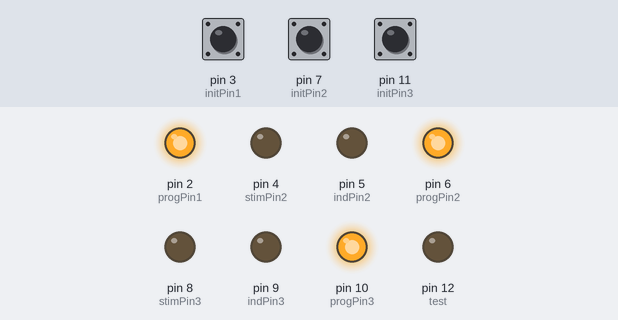
This sketch was run on a simulated Arduino Uno, built with avr-gcc and run on an emulated ATmega328P. On the bench: output pins drawn as LEDs (lit = HIGH). The inputs (shaded band) are chosen by the test bench; at power-on: pin 3 (initPin1) HIGH, pin 7 (initPin2) HIGH, pin 11 (initPin3) HIGH. Pins used as bus, display or sensor lines are not drawn.

Above: at 0.1 s.
At 73.9 s:
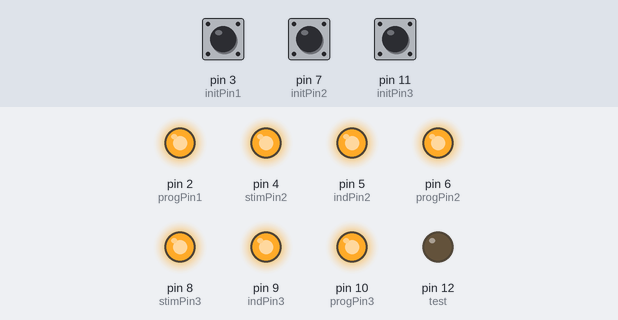
At 126.2 s:
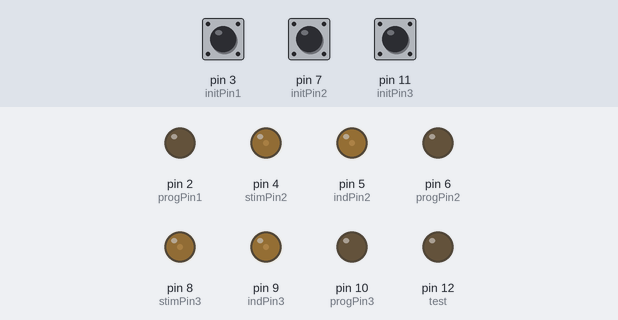
Timing chart, 0 to 127.7 s (numbered marks = the images above):
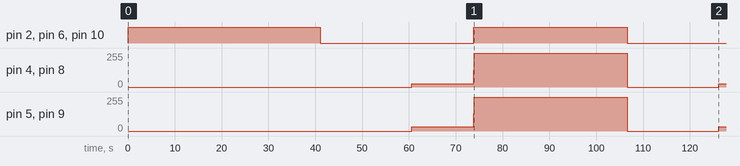

Measured:
- by itself, pin 2 (progPin1), pin 6 (progPin2), pin 10 (progPin3): LOW → HIGH at 0.00 s, → LOW 41.1 s later, → HIGH 32.8 s later, → LOW 32.8 s later
- by itself, pin 4 (stimPin2), pin 8 (stimPin3): 0/255 → 26/255 at 60.6 s, → 255/255 13.3 s later, → 0/255 32.8 s later, → 26/255 19.5 s later
- by itself, pin 5 (indPin2), pin 9 (indPin3): 0/255 → 32/255 at 60.6 s, → 255/255 13.3 s later, → 0/255 32.8 s later, → 32/255 19.5 s later

The sketch:

courtship_controller.ino
```cpp
// ENTER EXPERIMENT INFORMATION HERE:
int PRE_STIM_PERIOD = 5000;           // enter the time before first stimulus (milliseconds)
int STIM_BOUT_DURATION = 2000;           // enter the duration of stimulus bouts (milliseconds)
int STIM_FREQUENCY = 4;                  //enter the frequency of stimulus (Hertz)
int PULSE_WIDTH = 125;            //enter stimulus pulse width (milliseconds)
int RECOVER_BOUT_DURATION = 2000;    //enter the duration of inter-stimulus recovery periods (milliseconds)
int POST_STIM_PERIOD = 5000;          //enter the duration of post-stimulus observation (milliseconds)
int STIM_BOUT_NUM = 20;                // enter the number of stimulus bouts


//--------------------DO NOT CHANGE ANYTHING BELOW THIS LINE----------------------------------------------
int PERIOD = 1000/STIM_FREQUENCY;

const int stimPin1 =  0;      // stimulus 1: on (pulsed) during stimulus bouts on set 1
const int indPin1 =  1;      // indicator 1: on (constant) during stimulus bouts on set 1
const int progPin1 =  2;      // program 1: on when program is engaged on set 1
const int initPin1 =  3;      // initializer 1: high when button is pressed on set 1
const int stimPin2 =  4;      // stimulus 1: on (pulsed) during stimulus bouts on set 2
const int indPin2 =  5;      // indicator 1: on (constant) during stimulus bouts on set 2
const int progPin2 =  6;      // program 1: on when program is engaged on set 2
const int initPin2 =  7;      // initializer 1: high when button is pressed on set 2
const int stimPin3 =  8;      // stimulus 1: on (pulsed) during stimulus bouts on set 3
const int indPin3 =  9;      // indicator 1: on (constant) during stimulus bouts on set 3
const int progPin3 =  10;      // program 1: on when program is engaged on set 3
const int initPin3 =  11;      // initializer 1: high when button is pressed on set 3
const int test = 12;

//GLOBAL VARIABLES:
boolean lastReading1;
boolean buttonState1 = LOW;
boolean lastButtonState1;
boolean lastReading2;
boolean buttonState2 = LOW;
boolean lastButtonState2;
boolean lastReading3;
boolean buttonState3 = LOW;
boolean lastButtonState3;
boolean run1 = false;
boolean run2 = false;
boolean run3 = false;


//------------------------------------------------------------------------------------------------------------

void setup()
{
  Serial.begin(9600);
  pinMode(stimPin1, OUTPUT);
  pinMode(indPin1, OUTPUT);
  pinMode(progPin1, OUTPUT);
  pinMode(initPin1, INPUT);
  pinMode(stimPin2, OUTPUT);
  pinMode(indPin2, OUTPUT);
  pinMode(progPin2, OUTPUT);
  pinMode(initPin2, INPUT);
  pinMode(stimPin3, OUTPUT);
  pinMode(indPin3, OUTPUT);
  pinMode(progPin3, OUTPUT);
  pinMode(initPin3, INPUT);
  pinMode(test, OUTPUT);
}


int programRun(int initTime, int initPin, int stimPin, int indPin, int progPin) {

  //unsigned long boutBegin = millis();
  int boutCount;
  unsigned long cycleTime;

  if (millis() < (initTime + ((STIM_BOUT_DURATION) + (RECOVER_BOUT_DURATION))*(STIM_BOUT_NUM) + PRE_STIM_PERIOD + POST_STIM_PERIOD)){
    digitalWrite(progPin, HIGH);  //illuminate program indicator LED.
  }
  else { digitalWrite(progPin, LOW); }

  if ((boutCount < STIM_BOUT_NUM) && (millis() >= (initTime + ((STIM_BOUT_DURATION) + (RECOVER_BOUT_DURATION))*(boutCount) + PRE_STIM_PERIOD))) {
    if (cycleTime < (initTime + ((STIM_BOUT_DURATION) + (RECOVER_BOUT_DURATION))*(boutCount) + PRE_STIM_PERIOD)) {
      unsigned long pulseBegin = millis();
      pulseTrain(stimPin, indPin, pulseBegin);
      boutCount += 1;
    }

  }
  if(millis() > (initTime + ((STIM_BOUT_DURATION) + (RECOVER_BOUT_DURATION))*(STIM_BOUT_NUM) + PRE_STIM_PERIOD + POST_STIM_PERIOD))  {
    digitalWrite(progPin, LOW);
    digitalWrite(indPin, LOW);
    digitalWrite(stimPin, LOW);
  }

  cycleTime = millis();
}

int pulseTrain(int stimPin, int indPin, unsigned long pulseBegin) {
  int pulseCount = 0;
  int pulseState = 1;
  int prevPulseState = 1;
  unsigned long pulseTime;

  if (millis() <= (pulseBegin + STIM_BOUT_DURATION)) {
    digitalWrite(indPin, HIGH);
    if ((millis() < (pulseBegin + PULSE_WIDTH + (PERIOD)*(pulseCount))) && (millis() >= (pulseBegin + (PERIOD)*(pulseCount)))) {
      digitalWrite(stimPin, HIGH);
      pulseState = 1;
    }
    else {
      digitalWrite(stimPin, LOW);
      pulseState = 0;
    }
    if (prevPulseState != pulseState) {
      if (pulseState = 0) {
        pulseCount += 1;
      }
      prevPulseState = pulseState;
    }
  }
  else {
    digitalWrite(stimPin, LOW);
    digitalWrite(indPin, LOW);
  }
}

void loop() {
  unsigned long currentMillis = millis();
  int initPin;
  int stimPin;
  int indPin;
  int progPin;

  //READ BUTTON SET 1:
  int reading1 = digitalRead(initPin1);
  if (reading1 != lastReading1) {
    lastButtonState1 = reading1;
    if (reading1 == HIGH) {
      unsigned long initTime = currentMillis;
      programRun(initTime, initPin1, stimPin1, indPin1, progPin1);
      //run1 = true;
    }
  }
  //if(run1 = true){
  //    programRun(currentMillis, initPin1, stimPin1, indPin1, progPin1);    CHECK THESE IN 2 & 3
  //}

  //READ BUTTON SET 2:
  int reading2 = digitalRead(initPin2);
  if (reading2 != lastReading2) {
    lastButtonState2 = reading2;
    if (reading2 == HIGH) {
      run2 = true;
    }
  }
  if(run2=true) {
    programRun(currentMillis, initPin2, stimPin2, indPin2, progPin2);
  }

  //READ BUTTON SET 3:
  int reading3 = digitalRead(initPin3);
  if (reading3 != lastReading3) {
    lastButtonState3 = reading3;
    if (reading3 == HIGH) {
      run3 = true;
    }
  }
  if(run3=true) {
    programRun(currentMillis, initPin3, stimPin3, indPin3, progPin3);
  }
}
```
